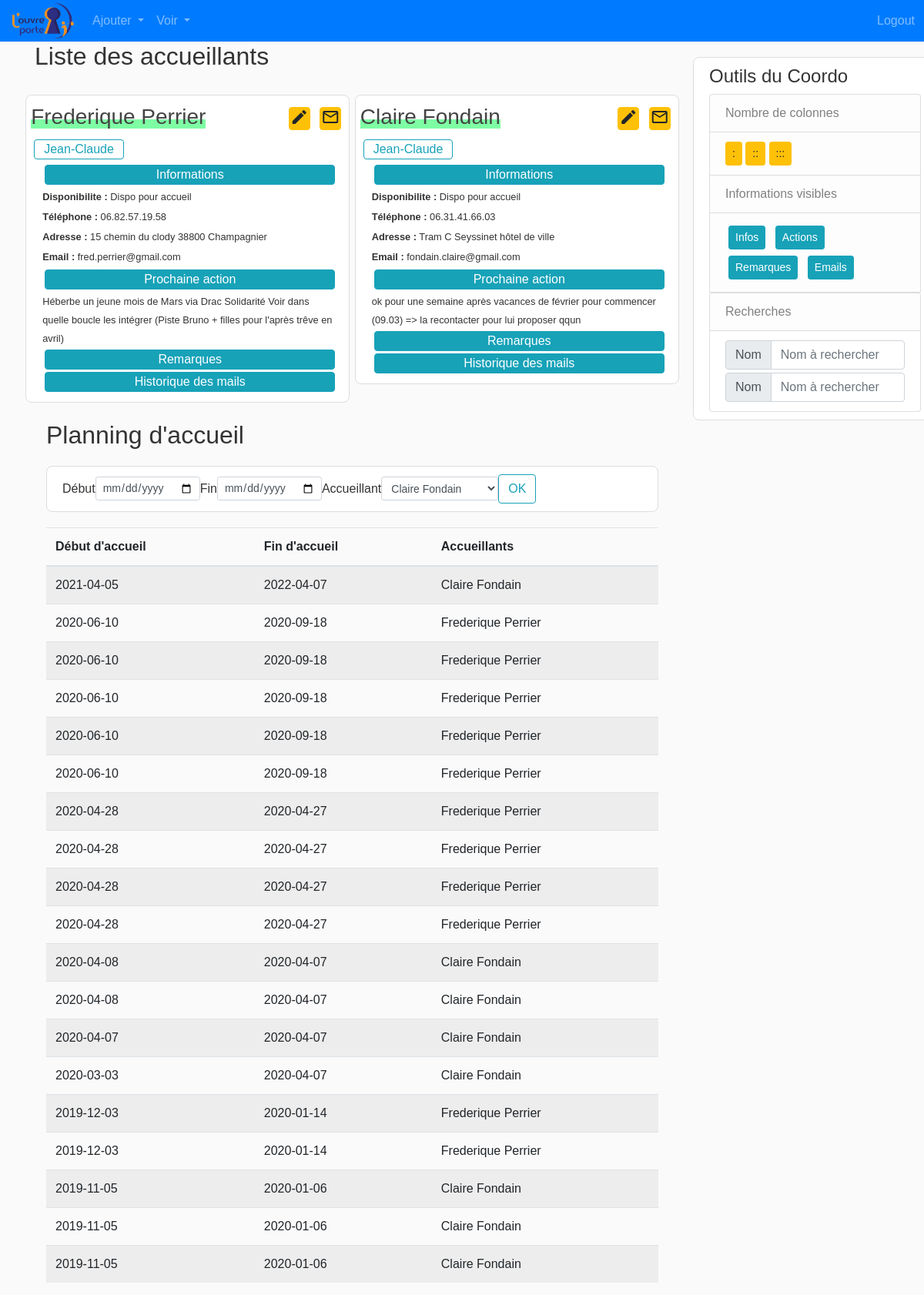
Page /boucle/1 (signed in) on the committed database.
### flask_app/models.py (models this page shows, shortened)
class Accueillant(db.Model):
    __tablename__ = 'accueillants'
    id = db.Column(db.Integer, primary_key=True)
    disponibilite = db.Column(db.String(120), unique=False, nullable=True)
    nom = db.Column(db.String(120), unique=True, nullable=False)
    tel = db.Column(db.String(120), unique=False, nullable=True)
    adresse = db.Column(db.String(120), unique=False, nullable=True)
    email = db.Column(db.String(120), unique=False, nullable=True)
    next_action = db.Column(db.Text, unique=False, nullable=True)
    remarques = db.Column(db.Text, unique=False, nullable=True)
    sejours = db.relationship('Sejour', backref='infos')
    accueillis = db.relationship("Accueilli",
                                 secondary='accueils',
                                 backref=db.backref('accueillants'))

class Accueilli(db.Model):
    __tablename__ = 'accueillis'
    id = db.Column(db.Integer, primary_key=True)
    nom = db.Column(db.String(120), unique=True, nullable=False)
    email = db.Column(db.String(120), unique=False, nullable=True)
    tel = db.Column(db.String(120), unique=False, nullable=True)
    remarques = db.Column(db.Text, unique=False, nullable=True)

class Sejour(db.Model):
    __tablename__ = 'sejours'
    id = db.Column(db.Integer, primary_key=True)
    accueilli_id = db.Column(db.String(120), unique=False, nullable=True)
    accueillant_id = db.Column(db.Integer, db.ForeignKey('accueillants.id'))
    date_debut = db.Column(db.Date, unique=False, nullable=True)
    date_fin = db.Column(db.Date, unique=False, nullable=True)
    remarque = db.Column(db.Text, unique=False, nullable=True)

### flask_app/boucles_accueil/routes.py (the view, shortened to what this page needs)
@boucles_accueil.route('/boucle/<int:acc_id>', methods=['GET', 'POST'])
@login_required
def boucle(acc_id):
    accueilli = Accueilli.query.get_or_404(acc_id)
    sejours = (Sejour.query.filter_by(accueilli_id=accueilli.id)
                           .order_by(desc("date_debut"))
                           .all())
    dict_emails = get_conversations(Email_OP.query.distinct())
    liste_accueillants = Accueillant.query.filter(
        Accueillant.id.in_([a.id for a in accueilli.accueillants])).all()
    form = NewAccueilForm(obj=accueilli)
    form.accueillant.choices = [(acc.id, acc.nom)
                                for acc in liste_accueillants]
    return render_template('boucle.html',
                           accueilli=accueilli,
                           form=form,
                           emails=dict_emails,
                           sejours=sejours)

### flask_app/boucles_accueil/forms.py
class NewAccueilForm(FlaskForm):
    date_debut = DateField(
        'Début', format="%Y-%m-%d")
    date_fin = DateField(
        'Fin', format="%Y-%m-%d")
    accueillant = SelectField(u'Accueillant', coerce=int)
    remarque = TextAreaField('Remarque')
    submit = SubmitField("OK")

### flask_app/accueillants/utils_mailer.py (called while the page is built)
def get_conversations(mails_roundcube):
    liste_receivers_deep = [mail.to_ for mail in mails_roundcube]
    liste_receivers_flat = [
        receiver for tuple_ in liste_receivers_deep for receiver in tuple_]
    liste_emails = [mail.from_ for mail in mails_roundcube] + \
        liste_receivers_flat
    mail_Dict = {k: [mail for mail in mails_roundcube if (mail.from_ == k or k in mail.to_)]
                 for k in set(liste_emails)}
    mail_Dict_sorted = {k: sorted(v, key=lambda x: x.date_, reverse=True)
                        for k, v in mail_Dict.items()}
    return mail_Dict_sorted

### flask_app/models.py (called while the page is built)
@login_manager.user_loader
def load_coordinateur(coordo_id):
    return Coordinateur.query.get(int(coordo_id))

### flask_app/templates/boucle.html (shortened to what this page needs)
{% extends 'layout_logged_in.html' %}
{% block content %}
<h2>Liste des accueillants</h2>
<div class="gestion row">
    {% for accueillant in accueilli.accueillants %}
    {% include 'accueillants.html' %}
    {% endfor %}
</div>
<div class="container">
    <h2>Planning d'accueil</h2>
    <div class="content-section">
        <form class='form-inline' method="POST" action="">
            <fieldset class="form-group">
                <div class="form-group">
                    {{ form.date_debut.label(class="form-control-label") }}
                    {% if form.date_debut.errors %}
                    {{ form.date_debut(class="form-control form-control-sm is-invalid") }}
                    <div class="invalid-feedback">
                        {% for error in form.date_debut.errors %}
                        <span>{{ error }}</span>
                        {% endfor%}
                    </div>
                    {% else %}
                    {{ form.date_debut(class="form-control form-control-sm") }}
                    {% endif %}
                </div>
                <div class="form-group">
                    {{ form.date_fin.label(class="form-control-label") }}
                    {% if form.date_fin.errors %}
                    {{ form.date_fin(class="form-control form-control-sm is-invalid") }}
                    <div class="invalid-feedback">
                        {% for error in form.date_fin.errors %}
                        <span>{{ error }}</span>
                        {% endfor%}
                    </div>
                    {% else %}
                    {{ form.date_fin(class="form-control form-control-sm") }}
                    {% endif %}
                </div>
                <div class="form-group">
                    {{ form.accueillant.label(class="form-control-label") }}
                    {% if form.accueillant.errors %}
                    {{ form.accueillant(class="form-control form-control-sm is-invalid") }}
                    <div class="invalid-feedback">
                        {% for error in form.accueillant.errors %}
                        <span>{{ error }}</span>
                        {% endfor%}
                    </div>
                    {% else %}
                    {{ form.accueillant(class="form-control form-control-sm") }}
                    {% endif %}
                </div>
            </fieldset>
            <div class="form-group">
                {{ form.submit(class="btn btn-outline-info")}}
            </div>
        </form>
    </div>
    <table class="table table-striped table-hover">
        <thead>
            <tr>
                <th>Début d'accueil</th>
                <th>Fin d'accueil</th>
                <th>Accueillants</th>
            </tr>
        </thead>
        <tbody>
            {% for s in sejours %}
            <tr>
                <td>{{ s.date_debut }}</td>
                <td>{{ s.date_fin }} </td>
                <td>{{ s.infos.nom }}</td>
            </tr>
            {% endfor %}
        </tbody>
    </table>
</div>
{% endblock %}

### flask_app/templates/accueillants.html (shortened to what this page needs)
<div id="{{ accueillant.id }}" class="wrapper col-md-12 col-lg-6">
    <article class="media-custom content-section ">
        <div class="media-body">
            <div class="en-tete row">
                <h3 class="article-title "> <span class="title-custom"> {{ accueillant.nom }} </span> </h3>
                <div class="">
                    <a href="{{ url_for('accueillants.update_accueillant', acc_id=accueillant.id) }}"
                        class="btn btn-warning btn-custom m-1 py-0" role="button" style="font-size: 0.5em;"
                        aria-pressed="true">
                        <i class="material-icons orange600">edit</i>
                    </a>
                    <a href="{{ url_for('accueillants.email_accueillant', acc_id=accueillant.id) }}"
                        class="btn btn-warning btn-custom m-1 py-0" role="button" style="font-size: 0.5em;"
                        aria-pressed="true">
                        <i class="material-icons orange600 md-18">mail_outline</i>
                    </a>
                </div>
            </div>
            <div class="row">
                {% for a in accueillant.accueillis %}
                <a href="{{ url_for('boucles_accueil.boucle', acc_id=a.id) }}"
                    class="btn btn-outline-info btn-xs m-1 py-0">{{ a.nom }}</a>
                {% endfor%}
            </div>
            <div class="infos_accueillants">
                <button type="button" class="btn btn-info btn-block btn-collapse-custom" data-toggle="collapse"
                    data-target="#info-{{accueillant.id}}">Informations</button>
                <div id="info-{{accueillant.id}}" class="collapse show">
                    <div class="row">
                        <p class="p-custom col-lg-12"><small> <b>Disponibilite :</b>
                                {{ accueillant.disponibilite }}</small></p>
                        <p class="p-custom col-lg-12"><small> <b>Téléphone :</b> {{ accueillant.tel }}</small></p>
                        <p class="p-custom col-lg-12"><small> <b>Adresse :</b> {{ accueillant.adresse }} </small>
                        </p>
                        <p class="p-custom col-lg-12"><small> <b>Email :</b> {{ accueillant.email }}</small></p>
                    </div>
                </div>
            </div>
            <div class="infos_actions">
                <button type="button" class="btn btn-info btn-block btn-collapse-custom" data-toggle="collapse"
                    data-target="#action-{{accueillant.id}}">Prochaine action</button>
                <div id="action-{{accueillant.id}}" class="collapse show">
                    <small>{{ accueillant.next_action }}</small>
                </div>
            </div>
            <div class="infos_remarques">
                <button type="button" class="btn btn-info btn-block btn-collapse-custom" data-toggle="collapse"
                    data-target="#remarque-{{accueillant.id}}">Remarques</button>
            </div>
            <div class="infos_mails">
                <button type="button" class="btn btn-info btn-block btn-collapse-custom" data-toggle="collapse"
                    data-target="#emails-{{accueillant.id}}">Historique des mails</button>
                </div>
            </div>
    </article>
</div>

### flask_app/static/main.css (style rules this page uses)
body { background: #fafafa; color: #333333; font-family: Verdana, Geneva, sans-serif !important; }
.content-section { background: #ffffff; border-radius: 8px; border: 1px solid #dddddd; padding: 10px 20px; margin-bottom: 20px; margin-top: 20px; }
.article-title { color: #444444; }
.title-custom { background-image: linear-gradient(#fff 60%, #00fb4b81 55%); }
.btn-collapse-custom { margin: 3px; padding: 0; }
.p-custom { margin-bottom: 2px; }
.media-body { margin: 1px; }
.wrapper { padding: 0.2rem; }
.en-tete { display: flex; justify-content: space-between; align-items: flex-start; }
.btn-custom { width: 1.75rem; padding: 1px; }

### rows in the picture
Accueillant: nom "Frederique Perrier", disponibilite "Dispo pour accueil", tel "06.82.57.19.58", adresse "15 chemin du clody 38800 Champagnier", email "fred.perrier@gmail.com", next_action "Héberbe un jeune mois de Mars via Drac Solidarité Voir dans quelle boucle les intégrer (Piste Bruno + filles pour l'après trêve en avril)"
Accueilli: nom "Jean-Claude"
Accueillant: nom "Claire Fondain", disponibilite "Dispo pour accueil", tel "06.31.41.66.03", adresse "Tram C Seyssinet hôtel de ville", email "fondain.claire@gmail.com", next_action "ok pour une semaine après vacances de février pour commencer (09.03) => la recontacter pour lui proposer qqun"
Sejour: date_debut "2021-04-05", date_fin "2022-04-07", infos.nom "Claire Fondain"
Sejour: date_debut "2020-06-10", date_fin "2020-09-18", infos.nom "Frederique Perrier"
Sejour: date_debut "2020-06-10", date_fin "2020-09-18", infos.nom "Frederique Perrier"
Sejour: date_debut "2020-06-10", date_fin "2020-09-18", infos.nom "Frederique Perrier"
Sejour: date_debut "2020-06-10", date_fin "2020-09-18", infos.nom "Frederique Perrier"
Sejour: date_debut "2020-06-10", date_fin "2020-09-18", infos.nom "Frederique Perrier"
Sejour: date_debut "2020-04-28", date_fin "2020-04-27", infos.nom "Frederique Perrier"
Sejour: date_debut "2020-04-28", date_fin "2020-04-27", infos.nom "Frederique Perrier"
Sejour: date_debut "2020-04-28", date_fin "2020-04-27", infos.nom "Frederique Perrier"
Sejour: date_debut "2020-04-28", date_fin "2020-04-27", infos.nom "Frederique Perrier"
Sejour: date_debut "2020-04-08", date_fin "2020-04-07", infos.nom "Claire Fondain"
Sejour: date_debut "2020-04-08", date_fin "2020-04-07", infos.nom "Claire Fondain"
Sejour: date_debut "2020-04-07", date_fin "2020-04-07", infos.nom "Claire Fondain"
Sejour: date_debut "2020-03-03", date_fin "2020-04-07", infos.nom "Claire Fondain"
Sejour: date_debut "2019-12-03", date_fin "2020-01-14", infos.nom "Frederique Perrier"
Sejour: date_debut "2019-12-03", date_fin "2020-01-14", infos.nom "Frederique Perrier"
Sejour: date_debut "2019-11-05", date_fin "2020-01-06", infos.nom "Claire Fondain"
Sejour: date_debut "2019-11-05", date_fin "2020-01-06", infos.nom "Claire Fondain"
Sejour: date_debut "2019-11-05", date_fin "2020-01-06", infos.nom "Claire Fondain"
